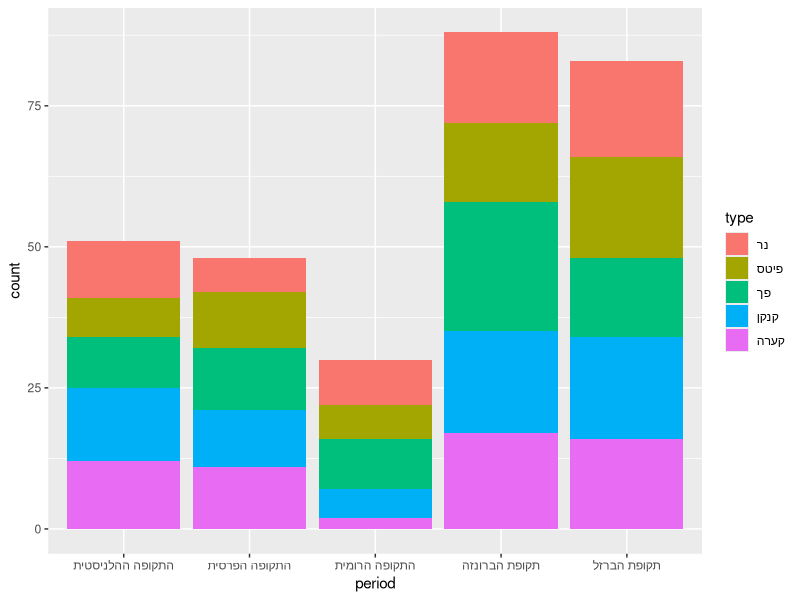
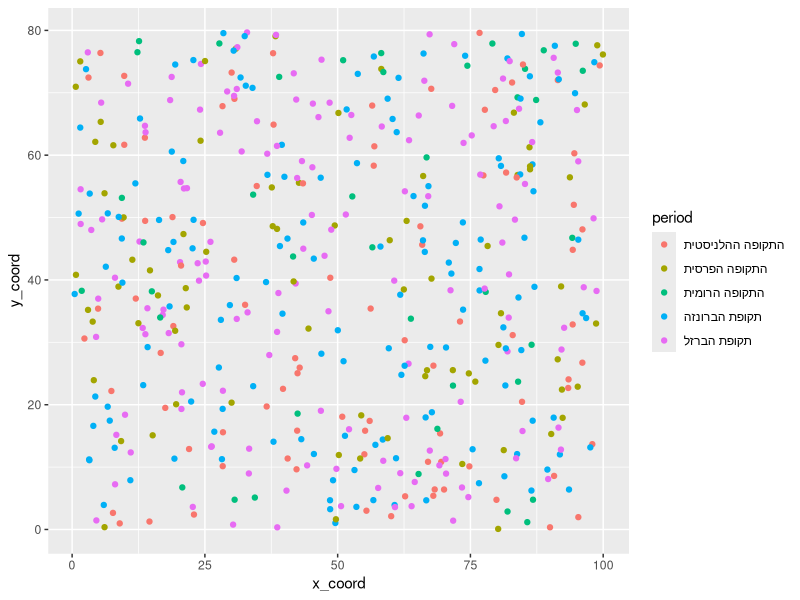

R code for these plots, in order:
# -----------------------------------------------------------------
# דוגמאות מחקר ארכיאולוגי המשלבות Git ו-AI
# -----------------------------------------------------------------

# ================================================================
# דוגמה 1: ניתוח התפלגות כלי חרס לפי תקופות
# ================================================================

# יצירת נתוני דוגמה של ממצאי כלי חרס
library(tidyverse)

set.seed(123) # לשחזוריות

# יצירת מסד נתונים של כלי חרס מדגמיים
pottery_data <- tibble(
  id = 1:300,
  site = sample(c("תל דור", "מגידו", "חצור", "לכיש"), 300, replace = TRUE),
  period = sample(c("תקופת הברונזה", "תקופת הברזל", "התקופה הפרסית", 
                   "התקופה ההלניסטית", "התקופה הרומית"), 300, 
                 prob = c(0.3, 0.25, 0.15, 0.2, 0.1), replace = TRUE),
  type = sample(c("קערה", "קנקן", "פך", "נר", "פיטס"), 300, replace = TRUE),
  diameter_cm = rnorm(300, mean = 20, sd = 8) %>% round(1),
  height_cm = rnorm(300, mean = 15, sd = 6) %>% round(1),
  complete = sample(c(TRUE, FALSE), 300, prob = c(0.3, 0.7), replace = TRUE),
  decorations = sample(c("צבוע", "מחורץ", "חלק", "מוטבע"), 300, replace = TRUE)
)

# שמירת הנתונים (נניח שאחרי זה נבצע git add ו-git commit)
write_csv(pottery_data, "pottery_data.csv")

# -----------------------------------------------------------------
# כעת, באמצעות gptstudio, אפשר לבקש ניתוח של הנתונים:
# סמנו את הקוד הבא והשתמשו ב- Addins > gptstudio > Chat in Source
# -----------------------------------------------------------------

# ניתוח בסיסי של התפלגות כלי החרס
pottery_data %>%
  count(period, type) %>%
  group_by(period) %>%
  mutate(percentage = n / sum(n) * 100)

# ויזואליזציה של התפלגות כלי החרס לפי תקופות
ggplot(pottery_data, aes(x = period, fill = type)) +
  geom_bar(position = "stack")

# ================================================================
# דוגמה 2: ניתוח מרחבי של ממצאים
# ================================================================

# יצירת נתוני דוגמה של ממצאים עם קואורדינטות מרחביות
spatial_finds <- tibble(
  id = 1:500,
  x_coord = runif(500, 0, 100),  # קואורדינטות מזרח-מערב במטרים
  y_coord = runif(500, 0, 80),   # קואורדינטות צפון-דרום במטרים
  depth_cm = runif(500, 10, 200), # עומק במטרים
  material = sample(c("חרס", "אבן", "מתכת", "עצם", "זכוכית"), 
                   500, replace = TRUE),
  period = sample(c("תקופת הברונזה", "תקופת הברזל", "התקופה הפרסית", 
                   "התקופה ההלניסטית", "התקופה הרומית"), 500, 
                 prob = c(0.25, 0.3, 0.15, 0.2, 0.1), replace = TRUE),
  context = sample(c("קבר", "מבנה מגורים", "מבנה ציבורי", "רחוב", "חצר"), 
                  500, replace = TRUE)
)

# שמירת הנתונים (נניח שאחרי זה נבצע git add ו-git commit)
write_csv(spatial_finds, "spatial_finds.csv")

# -----------------------------------------------------------------
# כעת, באמצעות gptstudio, אפשר לבקש ניתוח מרחבי של הנתונים:
# סמנו את הקוד הבא והשתמשו ב- Addins > gptstudio > Chat in Source
# -----------------------------------------------------------------

# ניתוח בסיסי של התפלגות הממצאים לפי עומק ותקופה
spatial_finds %>%
  group_by(period) %>%
  summarize(
    mean_depth = mean(depth_cm),
    sd_depth = sd(depth_cm),
    count = n()
  )

# ויזואליזציה פשוטה של הממצאים במרחב
ggplot(spatial_finds, aes(x = x_coord, y = y_coord, color = period)) +
  geom_point()

# ================================================================
# דוגמה 3: ניתוח תאריכי פחמן 14
# ================================================================

# יצירת נתוני דוגמה של תאריכי פחמן 14
c14_dates <- tibble(
  sample_id = paste0("C14-", 1:50),
  site = sample(c("תל דור", "מגידו", "חצור", "לכיש"), 50, replace = TRUE),
  context = sample(c("קבר", "מבנה מגורים", "מבנה ציבורי", "שכבת חורבן"), 
                  50, replace = TRUE),
  material = sample(c("פחם", "עצם", "זרע", "עץ"), 50, replace = TRUE),
  bp_date = sample(seq(2000, 4000, by = 10), 50),  # תאריך לפני ההווה
  bp_error = sample(20:60, 50, replace = TRUE)    # טווח שגיאה
)

# שמירת הנתונים (נניח שאחרי זה נבצע git add ו-git commit)
write_csv(c14_dates, "c14_dates.csv")

# -----------------------------------------------------------------
# כעת, באמצעות gptstudio, אפשר לבקש עזרה בכיול תאריכי פחמן 14:
# סמנו את הטקסט הבא והשתמשו ב- Addins > gptstudio > Chat in Source
# -----------------------------------------------------------------

# אני צריך לכייל את תאריכי פחמן 14 לתאריכים קלנדריים
# ולייצר גרף של התפלגות התאריכים לפי אתר.
# איך אוכל לעשות זאת ב-R? אילו חבילות כדאי להשתמש?

# ================================================================
# דוגמה 4: דוח מחקר אוטומטי באמצעות R Markdown
# ================================================================

# זה תוכן לדוגמה של קובץ R Markdown שאפשר ליצור ולשמור כ- pottery_analysis.Rmd
# לאחר מכן אפשר להשתמש ב-gptstudio להרחבת הניתוח והדוח

# ```r
# ---
# title: "ניתוח כלי חרס מתל דור"
# author: "שם החוקר"
# date: "`r Sys.Date()`"
# output: 
#   html_document:
#     dir: rtl
#     toc: yes
#     toc_float: yes
# ---
# 
# ```{r setup, include=FALSE}
# knitr::opts_chunk$set(echo = TRUE)
# library(tidyverse)
# library(kableExtra)
# ```
# 
# ## מבוא
# 
# דוח זה מציג ניתוח של כלי חרס שנמצאו בחפירות תל דור בעונות 2020-2022.
# 
# ## נתונים
# 
# ```{r load-data}
# pottery_data <- read_csv("pottery_data.csv")
# glimpse(pottery_data)
# ```
# 
# ## ניתוח בסיסי
# 
# ```{r basic-analysis}
# # סיכום כמותי לפי תקופות
# period_summary <- pottery_data %>%
#   count(period) %>%
#   mutate(percentage = n / sum(n) * 100)
# 
# kable(period_summary) %>%
#   kable_styling(bootstrap_options = c("striped", "hover"))
# ```
# 
# ## ויזואליזציה
# 
# ```{r visualization}
# ggplot(pottery_data, aes(x = period, fill = type)) +
#   geom_bar() +
#   theme_minimal() +
#   labs(title = "התפלגות סוגי כלי חרס לפי תקופות",
#        x = "תקופה",
#        y = "כמות",
#        fill = "סוג כלי") +
#   theme(axis.text.x = element_text(angle = 45, hjust = 1))
# ```
# 
# ## מסקנות
# 
# [כאן יש להוסיף מסקנות ראשוניות]
# 
# ```

# -----------------------------------------------------------------
# אפשר לבקש מ-gptstudio להשלים את חלק המסקנות:
# סמנו את הטקסט "[כאן יש להוסיף מסקנות ראשוניות]"
# והשתמשו ב- Addins > gptstudio > Chat in Source
# עם ההנחיה: "כתוב מסקנות ראשוניות לדוח בהתבסס על הניתוח הקודם"
# -----------------------------------------------------------------

# ================================================================
# דוגמה 5: תיעוד שילוב Git ו-AI ב-README.md
# ================================================================

# להלן דוגמה לתוכן README.md שמתעד את השימוש בכלים:

# ```markdown
# # ניתוח ממצאים ארכיאולוגיים מתל דור
# 
# מאגר זה מכיל את כל הנתונים, הקוד והדוחות הקשורים לניתוח ממצאים ארכיאולוגיים מתל דור.
# 
# ## מבנה המאגר
# 
# - `data/`: קבצי נתונים גולמיים ומעובדים
# - `code/`: סקריפטים של R לניתוח נתונים
# - `reports/`: דוחות ניתוח ב-R Markdown
# - `figures/`: תרשימים וויזואליזציות
# 
# ## שיטות מחקר
# 
# בפרויקט זה השתמשנו בשיטות הבאות:
# 
# - ניתוח סטטיסטי באמצעות R (גרסה 4.2.0) וחבילות tidyverse
# - בקרת גרסאות באמצעות Git ו-GitHub
# - סיוע בניתוח וכתיבת קוד באמצעות gptstudio (גרסה 0.3.0) המשתמש במודל GPT-4 של OpenAI
# 
# כל התוצאות והניתוחים שהתקבלו בסיוע AI עברו בדיקה ואימות ידני על ידי צוות המחקר.
# 
# ## שחזור הניתוח
# 
# כדי לשחזר את הניתוח, בצעו את הפעולות הבאות:
# 
# 1. שכפלו (clone) את המאגר למחשב המקומי שלכם
# 2. התקינו את חבילות R הנדרשות המפורטות בקובץ `dependencies.R`
# 3. הריצו את הסקריפטים בתיקיית `code/` לפי הסדר המספרי
# 
# ## שיתוף פעולה ותרומות
# 
# אנו מזמינים חוקרים להציע שיפורים ותוספות לניתוח. אנא צרו "fork" למאגר,
# בצעו את השינויים שלכם, ושלחו "pull request".
# 
# ## רישיון
# 
# נתונים וקוד זמינים תחת רישיון CC BY 4.0.
# ```

# -----------------------------------------------------------------
# אפשר לבקש מ-gptstudio להרחיב חלקים ספציפיים ב-README:
# לדוגמה, סמנו את החלק על "שיטות מחקר" והשתמשו ב-
# Addins > gptstudio > Chat in Source
# עם הנחיה כמו: "הרחב את החלק על שיטות המחקר וכלול פירוט על השיטות 
# הסטטיסטיות הספציפיות והאופן שבו AI שולב בתהליך"
# -----------------------------------------------------------------
